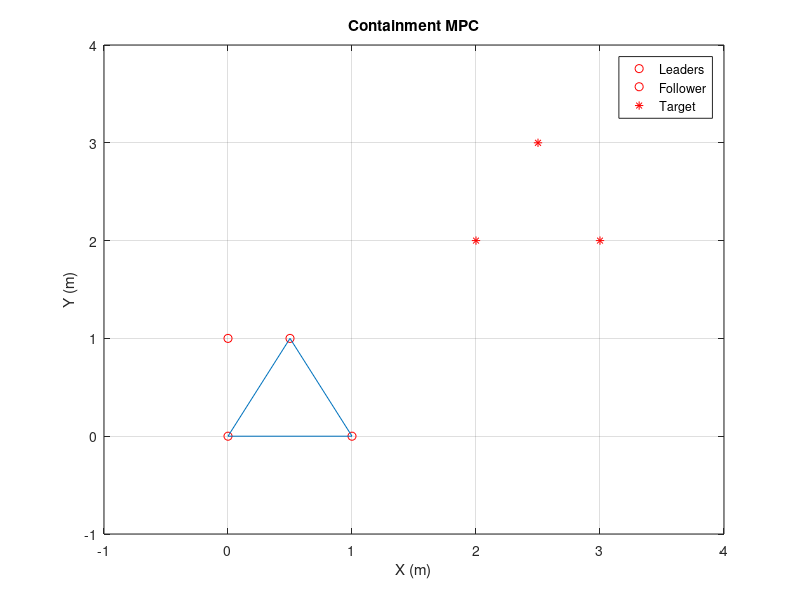

MATLAB code for this plot: (Note: this script raises an error after producing the figure.)
% Skeleton code for new MPC design
% Purpose: Achieve target position (or formation) while maintaining containment
% Based on this code, let's practice and develop our method.
clear all
clf
%% Initialization
global app

app.agent_num = 4;
app.leader_num = 3;

app.follower_num = app.agent_num - app.leader_num;
app.specise = zeros(app.agent_num, app.agent_num);

app.states = zeros(2, app.agent_num);
app.states(:,1) = [0.0 0.0]';
app.states(:,2) = [1.0 0.0]';
app.states(:,3) = [0.5 1.0]';

app.states(:,4) = [0.0 1.0]';

app.states_ref = zeros(2, app.leader_num);
app.states_ref(:,1) = [2.0 2.0]';
app.states_ref(:,2) = [3.0 2.0]';
app.states_ref(:,3) = [2.5 3.0]';

app.control_input = zeros(2, app.agent_num);

% Parameters
app.dt = 0.1;                   % sampling time (unit: second)


%% Plotting initialization
figure(1);
ax = axes;

app.plot_p = cell(1, app.agent_num);
app.plot_t = cell(1, app.leader_num);


for i = 1:app.agent_num
    app.plot_p{i} = plot(ax, app.states(1,i), app.states(2,i), 'ro'); hold on; grid on;
end
for i = 1:app.leader_num
    app.plot_t{i} = plot(ax, app.states_ref(1,i), app.states_ref(2,i), 'r*');
end

p = zeros(app.leader_num, 2);
for j = 1:app.leader_num
    p(j,:) = app.states(:,j);
end
[k, av] = convhull(p);
convex_hull = plot(ax, p(k,1),p(k,2));

xlim([-1.0 4.0]); ylim([-1.0 4.0]);
xlabel('X (m)'); ylabel('Y (m)');
legend([app.plot_p{1}  app.plot_p{4} app.plot_t{1}], {'Leaders', 'Follower', 'Target'});
title('Containment MPC');

%% Simulation
i = 0;
while(1)
    i = i + 1;
    % Check converge
    diff = zeros(2, app.leader_num);
    diff_norm = zeros(1, app.leader_num);
    for j = 1:app.leader_num
        diff(:, j) = app.states(:,j) - app.states_ref(:,j);
        diff_norm(j) = norm(diff(:,j));
    end
    if mean(diff_norm) < 0.05
        break;
    end
    
    % We need to check leader's shape is convex?
    
    
    % We need to check if all follower are in convex hull.
    p = zeros(app.leader_num, 2);
    for j = 1:app.leader_num
        p(j,:) = app.states(:,j);
    end
    
    [kk, av] = convhull(p);
    
    k = convhulln(p);
    check = 1;
    for j = 1:app.follower_num
        in = inhull(app.states(:,app.leader_num + j)', p, k);
        if(in == 0)
            fprintf("follower %d is not in convex hull. \n", j);
            check = 0;
        end
    end
    if(in ~= 0)
        fprintf("All followers are in convex hull. \n", j);
    end
    
    
    
    % control
    app.control_input(:,:) = 0;
    if(check == 1)
        % In convex
        app.control_input(:,:) = 0;
        s = size(kk,1) - 1;
        sum = 0;
        for j = 1:s
            sum = sum + app.states(:,kk(j));
        end
        sum = sum / s;
        for j = 1:app.leader_num
            app.control_input(:,j) = (app.states_ref(:,j) - app.states(:,j)) * 0.1;
        end
        
        for j = 1:app.follower_num
            diff = zeros(2,app.leader_num);
            distance = zeros(1,app.leader_num);
            for k = 1:app.leader_num
                diff(:,k) = app.states(:,k) - app.states(:,app.leader_num + j);
                distance(k) = norm(diff);
            end
            
            distance_n = normalize(distance, 'norm', 1);
            
            for k = 1:app.leader_num
                app.control_input(:,app.leader_num + j) = app.control_input(:,app.leader_num + j) + diff(:,k) * distance_n(k);
            end
        end
    else
        % Not in convex
        % Should do goal in the convex hull for every followers
        app.control_input(:,:) = 0;
        s = size(kk,1) - 1;
        sum = 0;
        for j = 1:s
            sum = sum + app.states(:,kk(j));
        end
        sum = sum / s;
        for j = 1:app.leader_num
            app.control_input(:,j) = (app.states_ref(:,j) - app.states(:,j)) * 0.1;
        end
        
        for j = 1:app.follower_num
            diff = zeros(2,app.leader_num);
            distance = zeros(1,app.leader_num);
            for k = 1:app.leader_num
                diff(:,k) = app.states(:,k) - app.states(:,app.leader_num + j);
                distance(k) = norm(diff);
            end
            
            distance_n = normalize(distance, 'norm', 1);
            
            for k = 1:app.leader_num
                app.control_input(:,app.leader_num + j) = app.control_input(:,app.leader_num + j) + diff(:,k) * distance_n(k);
            end
        end
    end
    
    
    
    % Update state
    for j = 1:app.agent_num
        app.states(:,j) = update_state(app.states(:,j), app.control_input(:,j), app.dt);
    end
    
    
    
    % Update plot
    for j = 1:app.agent_num
        app.plot_p{j}.XData = app.states(1,j);
        app.plot_p{j}.YData = app.states(2,j);
    end
    % draw convel hull
    convex_hull.XData = p(kk,1); convex_hull.YData = p(kk,2);
    drawnow;
end

function output = update_state(state, ctrl, sampling_time)
output = state + ctrl * sampling_time;
end

